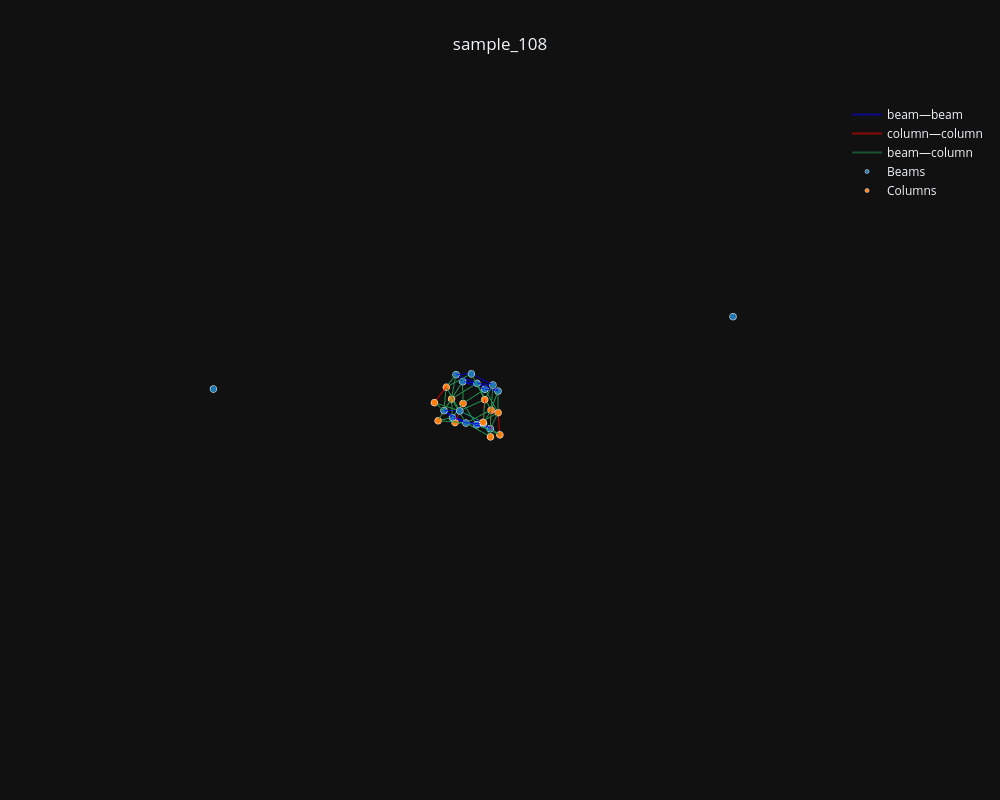

The notebook cell this image was saved under:
### Markdown cell above
### Graph Visualizer

### Code cell
viz = GraphVisualizer()
for sample_name, graph in graphs[10:11]:
    print(f"\n🧱 {sample_name}")
    viz.visualize(graph, title=sample_name)
